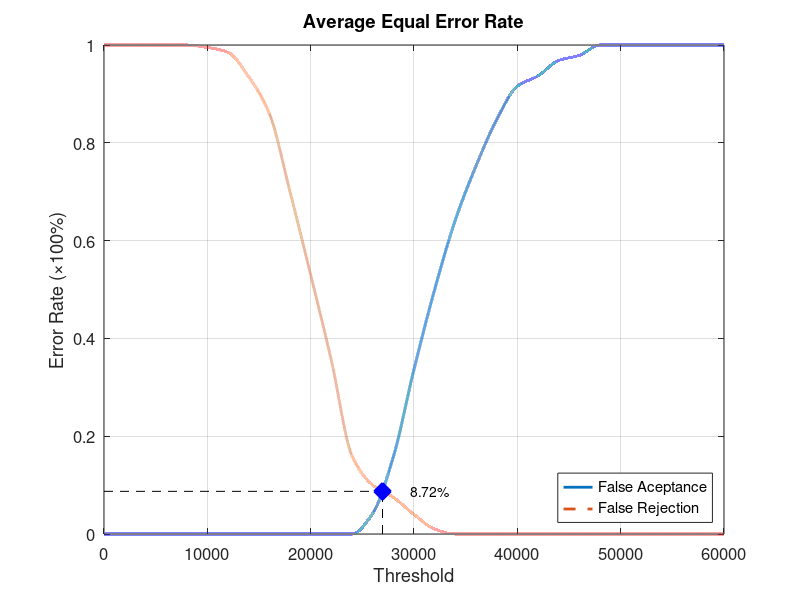
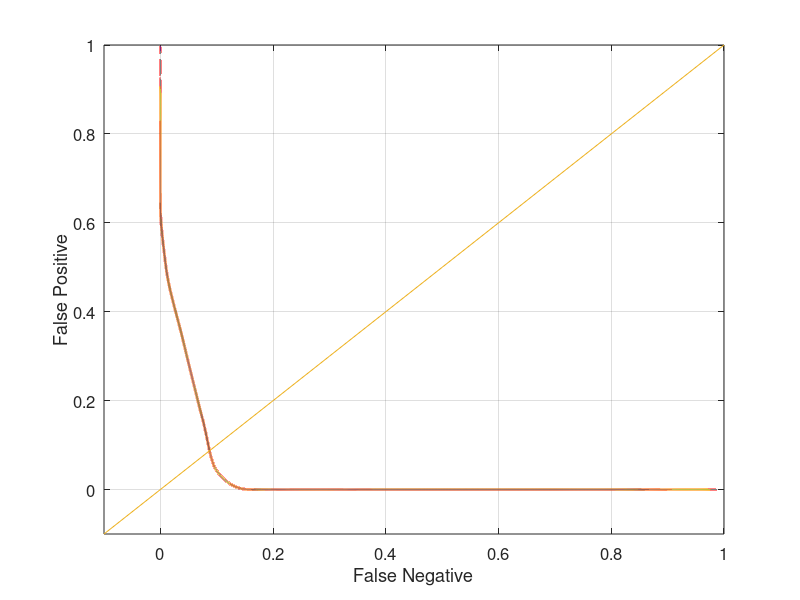

MATLAB code to generate these figures, in order:
function yEER = Database4_2
close all;
clear;
clc;
x = 0:2000:60000;
xq = 0:0.5:60000;

y0 = [0 0 0 0 0 0 0 0 0 0 0 0 0 0.0421053 0.157895 0.336842 0.5 0.642105 0.752632 0.847368 0.915789 0.936842 0.968421 0.978947 1 1 1 1 1 1 1];
yy0 = interp1(x, y0, xq, 'pchip');
y1 = [1 1 1 1 1 0.995 0.985 0.935 0.86 0.7 0.53 0.355 0.16 0.1 0.075 0.04 0.01 0 0 0 0 0 0 0 0 0 0 0 0 0 0];
yy1 = interp1(x, y1, xq, 'pchip');

% Calculating EER: 
y2 = abs(y0 - y1);
find(y2 == min(y2))
yy2 = abs(yy0 - yy1);
xEER = find(yy2 == min(yy2));
xEERIndex = xq(xEER) % X-axis EER
yEER = yy0(xEER) % Y-axis EER

main = figure
plot(xq, yy0,'-','LineWidth', 2);	hold on
plot(xq, yy1,'--','LineWidth', 2);	hold on
plot([xEERIndex xEERIndex], [0 yEER], 'k--');	hold on
plot([0 xEERIndex], [yEER yEER], 'k--');	hold on
plot(xEERIndex, yEER, 'bx', 'LineWidth', 10);	hold on
text(xEERIndex + 10 * xEERIndex / 100, yEER, [num2str(round((10000 * yEER)) / 100) '%'])
legend('False Aceptance', 'False Rejection', 'Location', 'SouthEast')
xlabel('Threshold')
ylabel('Error Rate (\times100%)')
title('Average Equal Error Rate')
set(gca, 'FontSize', 12)
axis([0 60000 0 1])
grid on

print(main, 'Database4_2Main', '-dpng');
FNRxFPR = figure('Color', [1 1 1]);
plot(yy1, yy0, '-', yy1, yy0, 'LineWidth', 2);
hold on
y = -0.1:0.1:1
plot(y, y); 
set(gca, 'FontSize', 12)
xlabel('False Negative')
ylabel('False Positive')
axis([-0.1 1 -0.1 1])
set(gca, 'FontSize', 12)
grid on

print(FNRxFPR, 'Database4_2FNRxFPR','-dpng');
end
